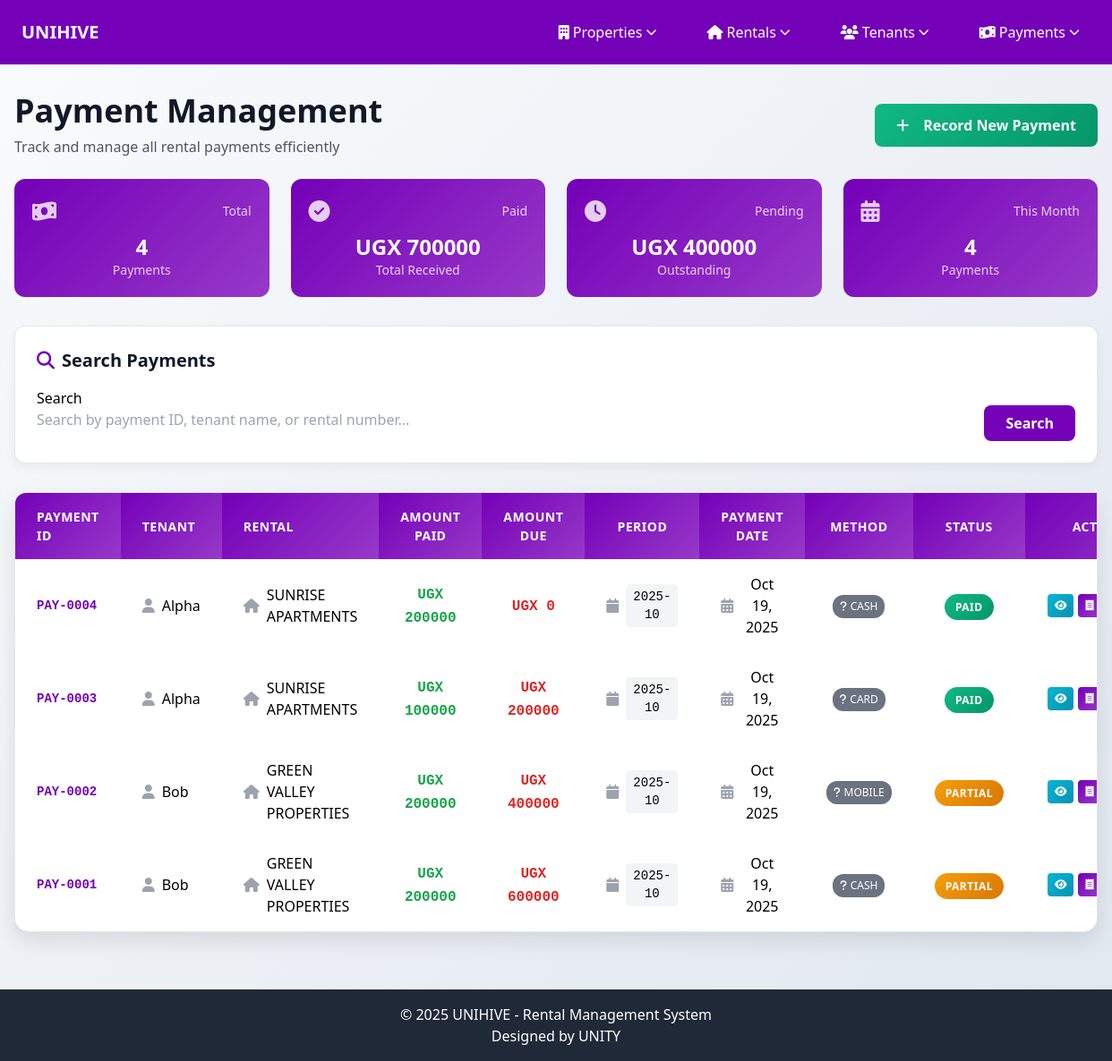
The page /payments/ on the database its author committed.
### payments/models.py (models this page shows, shortened)
class Payment(models.Model):
    payment_id = models.CharField(max_length=20, unique=True)
    rental = models.ForeignKey('rentals.Rental', on_delete=models.CASCADE)
    tenant = models.ForeignKey('tenants.Tenant', on_delete=models.CASCADE)
    amount = models.DecimalField(max_digits=10, decimal_places=2)
    amount_due = models.DecimalField(max_digits=10, decimal_places=2)
    payment_date = models.DateField()
    payment_method = models.CharField(max_length=20, choices=PAYMENT_METHODS)
    rental_period = models.CharField(max_length=20, help_text="Format: YYYY-MM (e.g., 2025-10)", blank=True)
    @classmethod
    def get_payment_summary_for_tenant_rental(cls, tenant, rental, rental_period=None):
        payments_filter = Q(tenant=tenant, rental=rental)
        if rental_period:
            payments_filter &= Q(rental_period=rental_period)
        payments = cls.objects.filter(payments_filter)
        total_paid = payments.aggregate(
            total=Sum('amount')
        )['total'] or Decimal('0.00')
        total_due = rental.monthly_rent_amount
        remaining_balance = max(Decimal('0.00'), total_due - total_paid)
        if remaining_balance == Decimal('0.00') and total_paid > Decimal('0.00'):
            status = 'PAID'
        elif total_paid > Decimal('0.00'):
            status = 'PARTIAL'
        else:
            status = 'UNPAID'
        return {
            'total_paid': total_paid,
            'total_due': total_due,
            'remaining_balance': remaining_balance,
            'payment_count': payments.count(),
            'status': status
        }
    @property
    def payment_status(self):
        summary = self.get_payment_summary_for_tenant_rental(
            self.tenant, self.rental, self.rental_period
        )
        return summary['status']

### tenants/models.py (models this page shows, shortened)
class Tenant(models.Model):
    name = models.CharField(max_length=30)
    email = models.EmailField(unique=True)
    phone_number = models.CharField(max_length=15)
    nin_number = models.CharField(max_length=20, unique=True)
    emergency_contact_name = models.CharField(max_length=60)
    emergency_contact_phone = models.CharField(max_length=15)
    rental = models.ForeignKey('rentals.Rental', on_delete=models.CASCADE, related_name='rental_tenants')
    tenant_property = models.ForeignKey('properties.Property', on_delete=models.CASCADE)
    move_in_date = models.DateField()
    rent_amount = models.DecimalField(max_digits=10, decimal_places=2)

### rentals/models.py (models this page shows, shortened)
class Rental(models.Model):
    rental_number = models.CharField(max_length=20, unique=True, blank=True)
    rental_type = models.CharField(max_length=50, choices=RENTAL_TYPES)
    property = models.ForeignKey('properties.Property', on_delete=models.CASCADE)
    monthly_rent_amount = models.DecimalField(max_digits=10, decimal_places=2)

### properties/models.py (models this page shows, shortened)
class Property(models.Model):
    property_id = models.CharField(max_length=20, unique=True, blank=True)
    property_name = models.CharField(max_length=100)
    address = models.CharField(max_length=255)

### payments/views.py (the view, shortened to what this page needs)
# urls.py: path('', views.payment_list, name='payment_list'),
def payment_list(request):
    search_form = PaymentSearchForm(request.GET)
    payments = Payment.objects.select_related('tenant', 'rental__property').all()
    if search_form.is_valid():
        search_query = search_form.cleaned_data.get('search')
    payments = payments.order_by('-payment_date', '-payment_id')
    total_payments = payments.count()
    total_amount_paid = payments.aggregate(Sum('amount'))['amount__sum'] or 0
    outstanding_combinations = {}
    total_outstanding = 0
    for payment in payments:
        combo_key = (payment.tenant_id, payment.rental_id, payment.rental_period)
        if combo_key not in outstanding_combinations:
            outstanding_combinations[combo_key] = payment
            if payment.amount_due > 0:
                total_outstanding += payment.amount_due
    paid_count = 0
    partial_count = 0
    unpaid_count = 0
    for payment in outstanding_combinations.values():
        status = payment.payment_status
        if status == 'PAID':
            paid_count += 1
        elif status == 'PARTIAL':
            partial_count += 1
        else:
            unpaid_count += 1
    today = timezone.now().date()
    first_day_of_month = today.replace(day=1)
    this_month_payments = payments.filter(
        payment_date__gte=first_day_of_month,
        payment_date__lte=today
    ).count()
    total_rental_periods = total_payments
    completion_rate = (paid_count / total_rental_periods * 100) if total_rental_periods > 0 else 0
    paginator = Paginator(payments, 20)  # Show 20 payments per page
    page_number = request.GET.get('page')
    page_obj = paginator.get_page(page_number)
    context = {
        'payments': page_obj,
        'search_form': search_form,
        'total_payments': total_payments,
        'total_amount_paid': total_amount_paid,
        'total_amount_due': total_outstanding,  # Outstanding amounts
        'this_month_payments': this_month_payments,
        'paid_count': paid_count,
        'partial_count': partial_count,
        'unpaid_count': unpaid_count,
        'completion_rate': round(completion_rate, 1),
    }
    return render(request, 'paymentlist.html', context)

### payments/templates/paymentlist.html (shortened to what this page needs)
{% extends 'base.html' %}
{% load crispy_forms_tags %}
{% block content %}
<div class="payments-container py-8 px-4"
     data-payment-details-url="{% url 'payments:payment_details_api' 0 %}"
     data-payment-delete-url="{% url 'payments:delete_payment' 0 %}">
    <div class="max-w-7xl mx-auto">
        <div class="fade-in mb-8">
            <div class="flex flex-col lg:flex-row justify-between items-start lg:items-center gap-4 mb-6">
                <div>
                    <h1 class="text-4xl font-bold text-gray-900 mb-2">Payment Management</h1>
                    <p class="text-gray-600">Track and manage all rental payments efficiently</p>
                </div>
                <div class="flex space-x-3">
                    <a href="{% url 'payments:add_payment' %}"
                       class="btn-add text-white font-bold py-3 px-6 rounded-lg flex items-center transition-all duration-300">
                        <i class="fas fa-plus mr-2"></i>
                        Record New Payment
                    </a>
                </div>
            </div>
        <div class="grid grid-cols-1 md:grid-cols-4 gap-6 mb-8 fade-in">
            <div class="stat-card">
                <div class="flex items-center justify-between mb-2">
                    <i class="fas fa-money-bill-wave text-2xl opacity-80"></i>
                    <span class="text-sm opacity-80">Total</span>
                </div>
                <div class="text-2xl font-bold">{{ total_payments }}</div>
                <div class="text-sm opacity-80">Payments</div>
            </div>
            <div class="stat-card">
                <div class="flex items-center justify-between mb-2">
                    <i class="fas fa-check-circle text-2xl opacity-80"></i>
                    <span class="text-sm opacity-80">Paid</span>
                </div>
                <div class="text-2xl font-bold">UGX {{ total_amount_paid|floatformat:0 }}</div>
                <div class="text-sm opacity-80">Total Received</div>
            </div>
            <div class="stat-card">
                <div class="flex items-center justify-between mb-2">
                    <i class="fas fa-clock text-2xl opacity-80"></i>
                    <span class="text-sm opacity-80">Pending</span>
                </div>
                <div class="text-2xl font-bold">UGX {{ total_amount_due|floatformat:0 }}</div>
                <div class="text-sm opacity-80">Outstanding</div>
            </div>
            <div class="stat-card">
                <div class="flex items-center justify-between mb-2">
                    <i class="fas fa-calendar-alt text-2xl opacity-80"></i>
                    <span class="text-sm opacity-80">This Month</span>
                </div>
                <div class="text-2xl font-bold">{{ this_month_payments }}</div>
                <div class="text-sm opacity-80">Payments</div>
            </div>
        </div>
        <div class="search-container p-6 mb-8 fade-in">
            <h3 class="text-xl font-semibold text-gray-900 mb-4 flex items-center">
                <i class="fas fa-search mr-2 text-Unity-Purple"></i>
                Search Payments
            </h3>
            {% crispy search_form %}
        </div>
        <div class="dashboard-card fade-in">
            <div class="overflow-x-auto">
                <table class="payment-table w-full">
                    <thead>
                        <tr>
                            <th class="px-6 py-4 text-left">Payment ID</th>
                            <th class="px-6 py-4 text-left">Tenant</th>
                            <th class="px-6 py-4 text-left">Rental</th>
                            <th class="px-6 py-4 text-center">Amount Paid</th>
                            <th class="px-6 py-4 text-center">Amount Due</th>
                            <th class="px-6 py-4 text-center">Period</th>
                            <th class="px-6 py-4 text-center">Payment Date</th>
                            <th class="px-6 py-4 text-center">Method</th>
                            <th class="px-6 py-4 text-center">Status</th>
                            <th class="px-6 py-4 text-center">Actions</th>
                        </tr>
                    </thead>
                    <tbody>
                        {% for payment in payments %}
                        <tr>
                            <td class="px-6 py-4 font-mono text-sm font-bold text-Unity-Purple">
                                {{ payment.payment_id }}
                            </td>
                            <td class="px-6 py-4">
                                <div class="flex items-center">
                                    <i class="fas fa-user text-gray-400 mr-2"></i>
                                    <span class="font-medium">{{ payment.tenant.name }}</span>
                                </div>
                            </td>
                            <td class="px-6 py-4">
                                <div class="flex items-center">
                                    <i class="fas fa-home text-gray-400 mr-2"></i>
                                    <span>{{ payment.rental.property.property_name }}</span>
                                </div>
                            </td>
                            <td class="px-6 py-4 text-center">
                                <span class="amount-display text-green-600">
                                    UGX {{ payment.amount|floatformat:0 }}
                                </span>
                            </td>
                            <td class="px-6 py-4 text-center">
                                <span class="amount-display text-red-600">
                                    UGX {{ payment.amount_due|floatformat:0 }}
                                </span>
                            </td>
                            <td class="px-6 py-4 text-center">
                                <div class="flex items-center justify-center">
                                    <i class="fas fa-calendar text-gray-400 mr-2"></i>
                                    <span class="font-mono text-sm bg-gray-100 px-2 py-1 rounded">
                                        {{ payment.rental_period|default:"N/A" }}
                                    </span>
                                </div>
                            </td>
                            <td class="px-6 py-4 text-center">
                                <div class="flex items-center justify-center">
                                    <i class="fas fa-calendar-alt text-gray-400 mr-2"></i>
                                    <span>{{ payment.payment_date|date:"M d, Y" }}</span>
                                </div>
                            </td>
                            <td class="px-6 py-4 text-center">
                                {% if payment.payment_method == "Cash" %}
                                    <span class="payment-method-badge method-cash">
                                        <i class="fas fa-money-bill"></i>
                                        Cash
                                    </span>
                                {% elif payment.payment_method == "Bank Transfer" %}
                                    <span class="payment-method-badge method-bank">
                                        <i class="fas fa-university"></i>
                                        Bank
                                    </span>
                                {% elif payment.payment_method == "Mobile Money" %}
                                    <span class="payment-method-badge method-mobile">
                                        <i class="fas fa-mobile-alt"></i>
                                        Mobile
                                    </span>
                                {% else %}
                                    <span class="payment-method-badge bg-gray-500 text-white">
                                        <i class="fas fa-question"></i>
                                        {{ payment.payment_method }}
                                    </span>
                                {% endif %}
                            </td>
                            <td class="px-6 py-4 text-center">
                                {% if payment.payment_status == 'PAID' %}
                                    <span class="status-badge status-paid">Paid</span>
                                {% elif payment.payment_status == 'PARTIAL' %}
                                    <span class="status-badge status-partial">Partial</span>
                                {% else %}
                                    <span class="status-badge status-unpaid">Unpaid</span>
                                {% endif %}
                            </td>
                            <td class="px-6 py-4 text-center">
                                <div class="flex justify-center space-x-1">
                                    <button data-payment-id="{{ payment.payment_id }}"
                                            class="action-btn btn-view btn-view-payment" title="View Details">
                                        <i class="fas fa-eye"></i>
                                    </button>
                                    <a href="{% url 'payments:payment_receipt' payment.payment_id %}"
                                       class="action-btn btn-receipt" title="View Receipt" target="_blank">
                                        <i class="fas fa-receipt"></i>
                                    </a>
                                </div>
                            </td>
                        </tr>
                        {% endfor %}
                    </tbody>
                </table>
            </div>
        </div>
    </div>
</div>
{% endblock %}

### rows shown on the page
Payment: payment_id "PAY-0004", tenant.name "Alpha", rental.property.property_name "SUNRISE APARTMENTS", amount "200000", amount_due "0", rental_period "2025-10", payment_date "Oct 19, 2025", payment_method "CASH", shows "PAID"
Payment: payment_id "PAY-0003", tenant.name "Alpha", rental.property.property_name "SUNRISE APARTMENTS", amount "100000", amount_due "200000", rental_period "2025-10", payment_date "Oct 19, 2025", payment_method "CARD", shows "PAID"
Payment: payment_id "PAY-0002", tenant.name "Bob", rental.property.property_name "GREEN VALLEY PROPERTIES", amount "200000", amount_due "400000", rental_period "2025-10", payment_date "Oct 19, 2025", payment_method "MOBILE", shows "PARTIAL"
Payment: payment_id "PAY-0001", tenant.name "Bob", rental.property.property_name "GREEN VALLEY PROPERTIES", amount "200000", amount_due "600000", rental_period "2025-10", payment_date "Oct 19, 2025", payment_method "CASH", shows "PARTIAL"

### other values the page prints
{{ total_payments }} "4"
{{ total_amount_paid|floatformat:0 }} "700000"
{{ total_amount_due|floatformat:0 }} "400000"
{{ this_month_payments }} "4"
